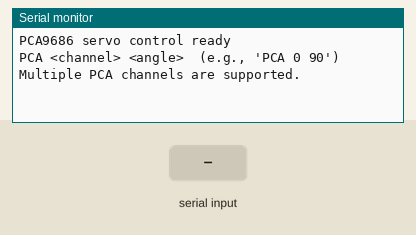
A sketch run on a simulated Arduino Uno, built with avr-gcc and run on an emulated ATmega328P. Shown: the last lines printed to the serial monitor. The inputs (shaded band) are chosen by the test bench.

Above: at 1.2 s.
1.3 s: "PCA 1\n" received over Serial
At 2.2 s:
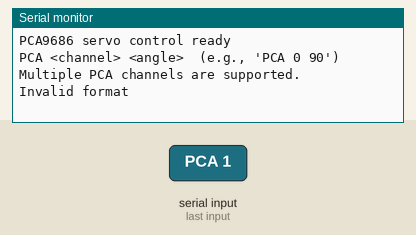
2.8 s: "1 90 45\n" received over Serial
At 3.4 s:
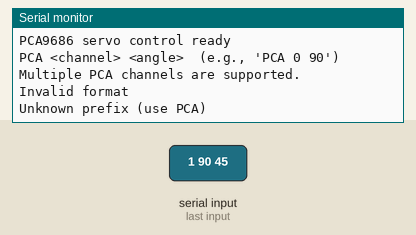

Measured:
- after the input at 1.3 s, the serial monitor: prints a new line at once (image 1)
- after the input at 2.8 s, the serial monitor: prints a new line at once (image 2)

The sketch:

servo_mixed_serial.ino
```cpp
// PCA9686 servo control over serial
// Serial format:
//   PCA <channel> <angle>   (e.g., "PCA 0 90")

#include <Wire.h>
#include <Adafruit_PWMServoDriver.h>

Adafruit_PWMServoDriver pwm = Adafruit_PWMServoDriver(0x40);

const uint16_t SERVOMIN = 150;
const uint16_t SERVOMAX = 600;
const uint8_t SERVO_FREQ = 50;

uint16_t angleToPulse(uint8_t angle) {
  angle = constrain(angle, 0, 180);
  return map(angle, 0, 180, SERVOMIN, SERVOMAX);
}

void setup() {
  Serial.begin(115200);
  while (!Serial) { }

  pwm.begin();
  pwm.setPWMFreq(SERVO_FREQ);

  Serial.println("PCA9686 servo control ready");
  Serial.println("PCA <channel> <angle>  (e.g., 'PCA 0 90')");
  Serial.println("Multiple PCA channels are supported.");
}

void handlePca(int channel, int angle) {
  if (channel < 0 || channel > 15) {
    Serial.println("PCA channel out of range (0-15)");
    return;
  }
  uint16_t pulse = angleToPulse((uint8_t)angle);
  pwm.setPWM(channel, 0, pulse);
}

void loop() {
  if (Serial.available() > 0) {
    String line = Serial.readStringUntil('\n');
    line.trim();
    if (line.length() == 0) {
      return;
    }

    int firstSpace = line.indexOf(' ');
    if (firstSpace < 0) {
      Serial.println("Invalid format");
      return;
    }

    String prefix = line.substring(0, firstSpace);
    String rest = line.substring(firstSpace + 1);
    rest.trim();

    int secondSpace = rest.indexOf(' ');
    if (secondSpace < 0) {
      Serial.println("Invalid format");
      return;
    }

    int value1 = rest.substring(0, secondSpace).toInt();
    int value2 = rest.substring(secondSpace + 1).toInt();

    prefix.toUpperCase();
    if (prefix == "PCA") {
      handlePca(value1, value2);
    } else {
      Serial.println("Unknown prefix (use PCA)");
    }
  }
}
```
